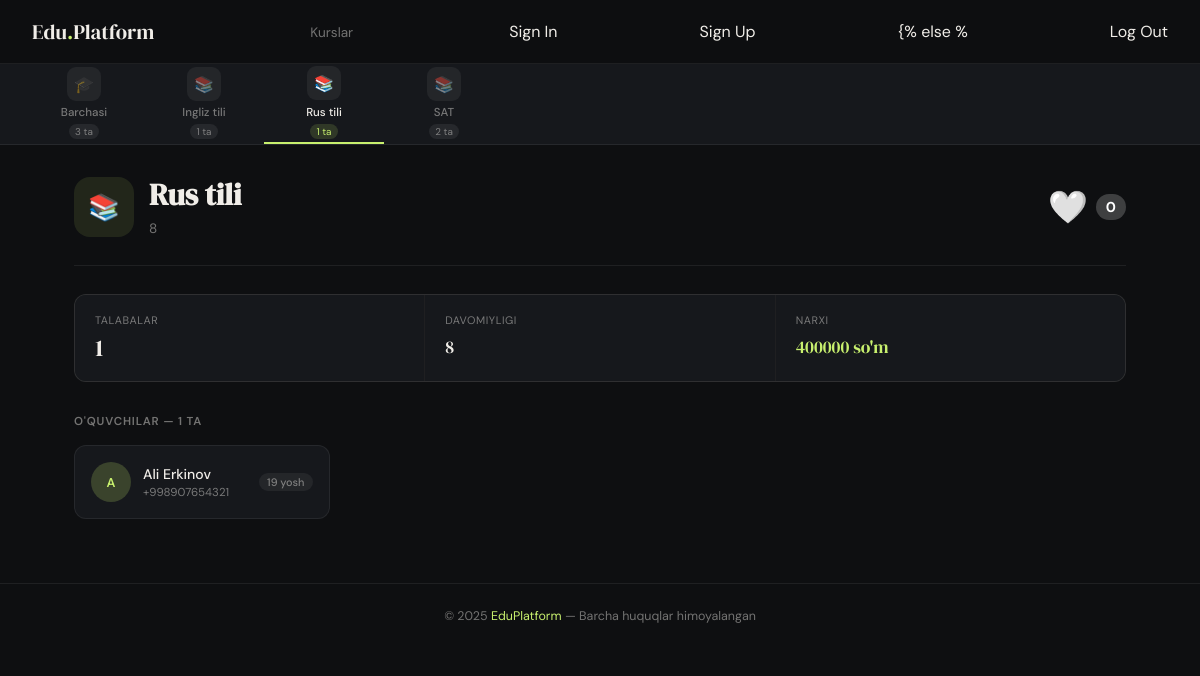
The app's page /courses/2/, older data.
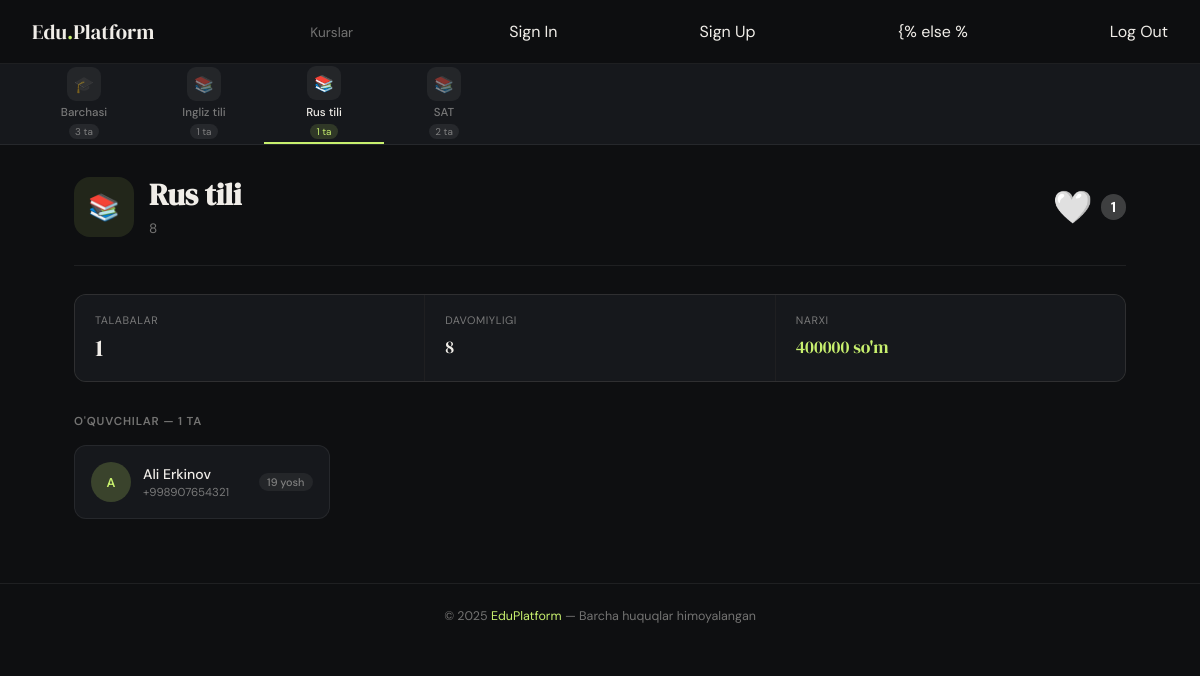
The same page, newer data.
### courses/models.py (models this page shows, shortened)
class Course(models.Model):
    name = models.CharField(max_length=100, verbose_name='Nomi')
    description = models.TextField(blank=True, null=True, verbose_name='Batafsil')
    price = models.PositiveIntegerField(verbose_name='Narxi')
    duration = models.CharField(max_length=50, verbose_name='Davomiyligi')
    level = models.CharField(max_length=50, default='Beginner', verbose_name='Darajasi')
    is_active = models.BooleanField(default=True, verbose_name='Faolmi')
    updated_at = models.DateTimeField(auto_now=True, verbose_name='Oxirgi tahrirlangan vaqt')
    students = models.ManyToManyField(Student, verbose_name='O\'quvchilar')
    likes = models.ManyToManyField(Student, related_name='favorite_courses', blank=True, verbose_name='Yoqtirganlar')
    class Meta:
        verbose_name = "Kurs"
        verbose_name_plural = "Kurslar"

### courses/views.py (the view)
# urls.py: path('courses/<int:course_id>/', course_detail, name='course_detail'),
def course_detail(request, course_id):
    course = Course.objects.get(id=course_id)
    students = course.students.all()
    courses = Course.objects.all()
    context = {
        'course': course,
        'students': students,
        'courses': courses,
        'title': course.name,
    }
    return render(request, 'courses/course_detail.html', context)

### templates/courses/course_detail.html (shortened to what this page needs)
{% extends 'base.html' %}
{% block content %}
<div class="detail-hero" style="display: flex; justify-content: space-between; align-items: center; width: 100%;">
    <div style="display: flex; align-items: center; gap: 15px;">
        <div class="detail-hero-icon">📚</div>
        <div>
            <h1 class="detail-title">{{ course.name }}</h1>
            <p class="detail-meta">{{ course.duration }}</p>
        </div>
    </div>
    <div class="like-section" style="display: flex; align-items: center; gap: 8px;">
        <a href="{% url 'like_course' course.id %}" class="like-btn" style="text-decoration: none; transition: transform 0.2s ease;">
            {% if request.user.student in course.likes.all %}
                <span style="color: #e63946; font-size: 2rem; cursor: pointer;">❤️</span>
            {% else %}
                <span style="color: #a8dadc; font-size: 2rem; cursor: pointer;">🤍</span>
            {% endif %}
        </a>
        <span style="font-weight: bold; color: white; background: rgba(255,255,255,0.2); padding: 4px 10px; border-radius: 20px; font-size: 0.9rem;">
            {{ course.likes.count }}
        </span>
    </div>
</div>
<div class="detail-stats">
    <div class="stat-box">
        <div class="stat-label">Talabalar</div>
        <div class="stat-value">{{ students|length }}</div>
    </div>
    <div class="stat-box">
        <div class="stat-label">Davomiyligi</div>
        <div class="stat-value" style="font-size: 1.1rem; padding-top: 4px;">{{ course.duration }}</div>
    </div>
    <div class="stat-box">
        <div class="stat-label">Narxi</div>
        <div class="stat-value" style="font-size: 1.1rem; padding-top: 4px; color: var(--accent);">
            {{ course.price|floatformat:0 }} so'm
        </div>
    </div>
</div>
<div class="section-label">O'quvchilar — {{ students|length }} ta</div>
{% if students %}
<div class="students-grid">
    {% for student in students %}
    <a href="" class="student-card">
        <div class="student-avatar">
            {{ student.full_name|first|upper }}
        </div>
        <div>
            <div class="student-name">{{ student.full_name }}</div>
            <div class="student-phone">{{ student.phone_number }}</div>
        </div>
        <span class="student-age">{{ student.age }} yosh</span>
    </a>
    {% endfor %}
</div>
{% else %}
<div class="empty">Bu kursga hali talaba yozilmagan.</div>
{% endif %}
{% endblock %}

### templates/layout/navbar.html (shortened to what this page needs)
<nav class="navbar">
  <a href="{% url 'home' %}" class="navbar-logo">
    Edu<span>.</span>Platform</a>
  <ul class="navbar-links">
    <li><a href="{% url 'home' %}" {% if request.resolver_match.url_name == 'home' %}class="active"{% endif %}>Kurslar</a></li>
  </ul>
    {% if not request.user.is_authenticated %}
  <a href="{% url 'login' %}" class="btn-login">Sign In</a>
  <a href="{% url 'register' %}" class="btn-login">Sign Up</a>
  {% else %
  <a href="{% url 'logout' %}" class="btn-login">Log Out</a>
  {% endif %}
</nav>
<div class="rail-wrapper">
  <div class="rail">
    <a href="{% url 'home' %}" class="rail-item {% if not course %}active{% endif %}">
      <div class="rail-icon">🎓</div>
      <span class="rail-label">Barchasi</span>
      <span class="rail-count">{{ courses|length }} ta</span>
    </a>
    {% for c in courses %}
    <a href="{% url 'course_detail' c.id %}" class="rail-item {% if course.id == c.id %}active{% endif %}">
      <div class="rail-icon">📚</div>
      <span class="rail-label">{{ c.name|truncatechars:16 }}</span>
      <span class="rail-count">{{ c.students.count }} ta</span>
    </a>
    {% endfor %}
  </div>
</div>

Row changes from the older to the newer data that the page shows:
changed Course "Rus tili": likes.count "0" → "1"
